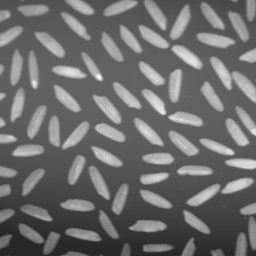
#> input picture Modul Praktik 2/rice.tif, 256 x 256 px, found by its file name
$ python 'normalisasi histogram atau citra.py'
#> lines starting #> are read from the running program, lines starting #| are printed output that depends on the picture
import cv2
from matplotlib import pyplot as plt

img = cv2.imread(r'D:\INSTRUMENTASI CITRA DIGITAL\Kuliah_citra_29_4_24\Modul Praktik 2\rice.tif')
#> img is the input picture: shape (256, 256, 3); min 40, max 255, mean 108.7

#normalisasi citra/histogram
normalized_img = cv2.normalize(img, None, 0, 255, cv2.NORM_MINMAX)
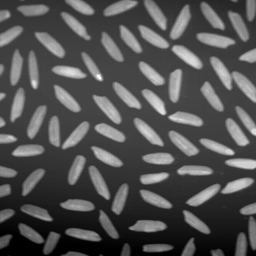
#> normalized_img: shape (256, 256, 3); min 0, max 255, mean 81.5

histogram = cv2.calcHist([img], [0], None, [256], [0, 256])
#> histogram = 256 values, max 3976 at index 96, min 0 at index 0, mean 256

#tampilkan citra asli
plt.subplot(2, 2, 1)
plt.imshow(img, cmap='gray')
plt.title('Citra Asli')
plt.xticks([]), plt.yticks([])

#tampilkan histogram citra asli
plt.subplot(2, 2, 2)
plt.hist(img.ravel (), 256, [0, 256])
plt.title('Histogram Citra Asli')
plt.xlim(0, 256)

#tampilkan citra yang dinormalisasi
plt.subplot(2, 2, 3)
plt.imshow(img, cmap='gray')
plt.title('Citra Ternormalisasi')
plt.xticks([]), plt.yticks([])

#tampilkan histogram citra yang ternormalisasi
plt.subplot(2, 2, 4)
plt.hist(normalized_img.ravel (), 256, [0, 256])
plt.title('Histogram Citra Ternormalisasi')
plt.xlim(0, 256)

plt.show()
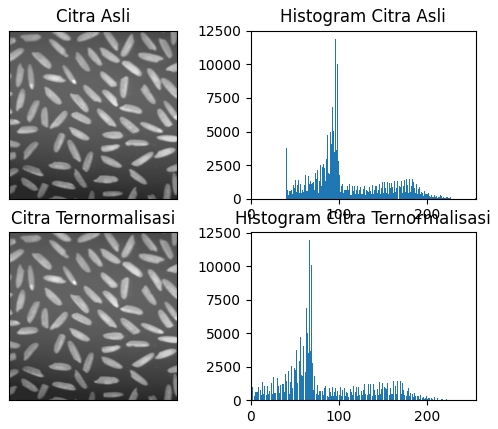
#> figure drawn by matplotlib, 4 panels; panel 2: tallest bar 11928 high, from x = 96 to 97; panel 4: tallest bar 11928 high, from x = 66 to 67

$ run again, with Modul Praktik 2/flowers.tif copied over Modul Praktik 2/rice.tif
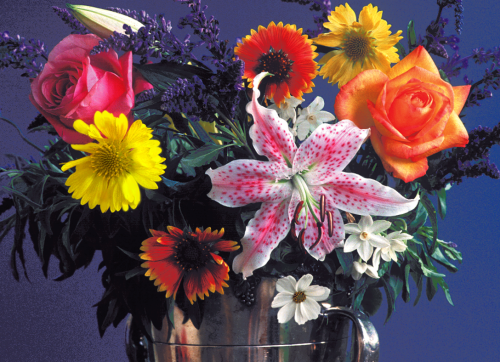
#> input picture Modul Praktik 2/flowers.tif, 500 x 362 px, found by its file name
#> img is the input picture: shape (362, 500, 3); mean B, G, R 83.7, 76.9, 99.9
#> histogram = 256 values, max 6041 at index 0, min 13 at index 6, mean 707
#> `plt.show()`:
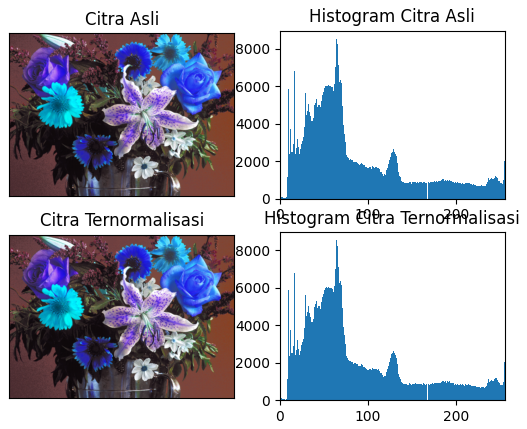
#> figure drawn by matplotlib, 4 panels; B, G, R data is drawn as R, G, B; panel 2: tallest bar 8547 high, from x = 64 to 65; panel 4: tallest bar 8547 high, from x = 64 to 65
